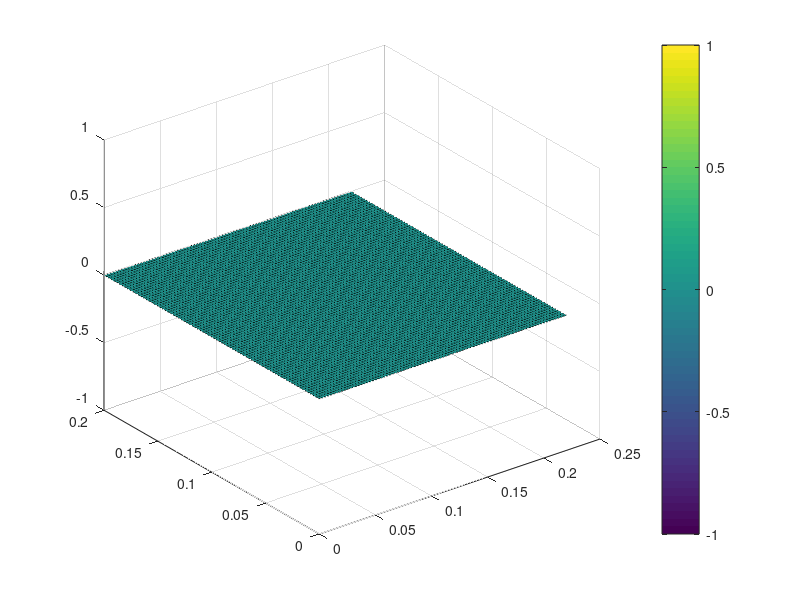

Recreate this plot in MATLAB.
clear
clc
close all

%% Parâmetros iniciais para o item e)
[dx, dy] = deal(0.0025); % passos em metros

rows = 0.20/dy + 1; % numero de linhas da matriz
cols = 0.22/dx + 1; % numero de colunas da matriz
A0 = zeros(rows, cols); % matriz inicial com zeros

% Funções para calcular os pontos da malha equivalentes a x e y no desenho
col_eq = @(x) x/22*(cols-1)+1; 
row_eq = @(y) y/20*(rows-1)+1;

% Pontos de início de fim da bobina externa
ini_bobina = [row_eq(4) col_eq(20)]; % linha e coluna iniciais da bobina
fim_bobina = [row_eq(16) col_eq(22)]; % linha e coluna finais da bobina

% Define matriz de permeabilidade magnética no domínio
mi0 = 4*pi*10^-7; % permeabilidade magnética do vacuo, do ar e da bobina
miferrox = 1200*mi0; % permeabilidade magnética do ferro em x
miferroy = 2500*mi0; % permeabilidade magnética do ferro em y
[MIx,MIy] = deal(ones(rows, cols)*mi0);
MIx(:, col_eq(0):col_eq(4)) = miferrox;
MIx(:, col_eq(16):col_eq(20)) = miferrox;
MIx(row_eq(0):row_eq(4), col_eq(5):col_eq(20)) = miferrox;
MIx(row_eq(16):row_eq(20), col_eq(5):col_eq(20)) = miferrox;
MIy(:, col_eq(0):col_eq(4)) = miferroy;
MIy(:, col_eq(16):col_eq(20)) = miferroy;
MIy(row_eq(0):row_eq(4), col_eq(5):col_eq(20)) = miferroy;
MIy(row_eq(16):row_eq(20), col_eq(5):col_eq(20)) = miferroy;

% Define matriz de e densidade superficial de corrente elétrica no domínio
JZ = zeros(rows, cols);
Jz = @(y) (2*10^6*cos(pi*(y-0.1)/(12*10^-2)) + 8*10^5);
for j=row_eq(4)+1:row_eq(16)-1 
    for i = col_eq(20)+1:col_eq(22)
        JZ(j, i) = Jz((j-1)*dy);
    end
    for i = col_eq(14):col_eq(16)-1 
        JZ(j, i) = -Jz((j-1)*dy);  
    end
end

%% Funções auxiliares para cálculo de Aij

dx2 = dx^2;
sigma = 4*10^6;
dt = 0.0001; % Passo no tempo
lenT = 100; % Número de passos
T = 0:dt:(lenT-1)*dt; % Vetor de tempos
A = repmat(A0,[1 1 lenT]); % Matriz inicial de valores de A no tempo

% Função de cálculo de Aij com mi diferente em x e y em um ponto no interior do domínio
Aijkmais1_interior = @(A, j, i, k, t, mix, miy, Jz)...
    (dx.^(-2).*mix.^(-1).*miy.^(-1).*sigma.^(-1).*(dt.*miy.* ...
    (A(j-1,i,k)+(-2).*A(j,i,k)+A(j+1,i,k))+mix.* ...
    (dt.*(A(j,i-1,k)+(-2).*A(j,i,k)+A(j,i+1,k))+dx2.*miy.* ...
    (sigma.*A(j,i,k)+dt.*Jz.*cos(60.*t)))));

% Função de cálculo de Aij com mi diferente em x e y na fronteira vertical entre dois meios
Aijkmais1_front_vert = @(A, j, i, k, t, mix1, miy1, Jz1, mix2, miy2, Jz2)...
    ((1/2).*dx.^(-2).*mix1.^(-1).*mix2.^(-1).*miy1.^(-1).* ...
    miy2.^(-1).*sigma.^(-1).*((-2).*(dt.*mix2.*miy1.*miy2+mix1.* ...
    (dt.*miy1.*miy2+mix2.*(dt.*miy2+miy1.*(dt+(-1).*dx2.*miy2.*sigma)))).* ...
    A(j,i,k)+dt.*(2.*mix1.*mix2.*miy1.*A(j,i+1,k)+miy2.* ...
    (2.*mix1.*mix2.*A(j,i-1,k)+miy1.*((mix1+mix2).* ...
    A(j-1,i,k)+(mix1+mix2).*A(j+1,i,k)+dx2.* ...
    (Jz1+Jz2).*mix1.*mix2.*cos(60.*t))))));

% Função de cálculo de Aij com mi diferente em x e y na fronteira horizontal entre dois meios
Aijkmais1_front_hori = @(A, j, i, k, t, mix1, miy1, Jz1, mix2, miy2, Jz2) ...
    ((1/2).*dx.^(-2).*mix1.^(-1).*mix2.^(-1).*miy1.^(-1).* ...
    miy2.^(-1).*sigma.^(-1).*(dt.*mix1.*mix2.*(miy1+miy2).* ...
    A(j,i-1,k)+(-2).*(dt.*mix2.*miy1.*miy2+mix1.* ...
    (dt.*miy1.*miy2+mix2.*(dt.*miy2+miy1.* ...
    (dt+(-1).*dx2.*miy2.*sigma)))).*A(j,i,k)+dt.* ...
    (mix1.*mix2.*(miy1+miy2).*A(j,i+1,k)+miy1.*miy2.* ...
    (2.*mix1.*A(j+1,i,k)+mix2.*(2.*A(j-1,i,k)+dx2.* ...
    (Jz1+Jz2).*mix1.*cos(60.*t))))));
 
%% Aplicação do MDF

for k = 1:lenT - 1
        
    % Itera matriz por linha e coluna
    for j=2:rows-1
        for i=2:cols-1
                       
            % Se está embaixo ou em cima da bobina externa, pula
            if i >= ini_bobina(2) && (j <= ini_bobina(1) || j >= fim_bobina(1))
                continue;
            end
            
            % Escolhe qual equação de Aij utilizar
            if MIx(j, i-1) ~= MIx(j, i+1) % se é fronteira vertical
                A(j, i, k+1) = Aijkmais1_front_vert( ...
                    A, j, i, k, T(k), ...
                    MIx(j, i-1), MIy(j, i-1), JZ(j,i-1), ...
                    MIx(j, i+1), MIy(j, i+1), JZ(j,i+1));
                
            elseif MIx(j-1,i) ~= MIx(j+1,i) % se é fronteira horizontal
                A(j, i, k+1) = Aijkmais1_front_hori( ...
                    A, j, i, k, T(k), ...
                    MIx(j, i-1), MIy(j, i-1), JZ(j,i-1), ...
                    MIx(j, i+1), MIy(j, i+1), JZ(j,i+1));
                
            else % se estiver em um ponto interior do domínio
                A(j, i, k+1) = Aijkmais1_interior( ...
                    A, j, i, k, T(k), ...
                    MIx(j, i), MIy(j, i), JZ(j, i));
                    
            end                                    
                              
        end
    end
    
end

% %% Cálculo do vetor B e H
% 
% % Inicialização das matrizes de densidade superficial de fluxo magnético e
% % intensidade de campo magnético
% [Bx, By, Hx, Hy] = deal(zeros(rows, cols));
% 
% for j = 1:rows
%    for i = 1:cols
%        
%        pos_x = (i-1)*dx;
%        pos_y = (j-1)*dy;
%        
%        % Se for canto ele pula
%        if ((pos_y == 0 && pos_x == 0) || (pos_y == 0.20 && pos_x == 0) || ...
%                (pos_y == 0 && pos_x == 0.22) || (pos_y == 0.20 && pos_x == 0.22))
%            continue;
%        end
%        
%        % Borda inferior
%        if (pos_y == 0 && pos_x > 0 && pos_x < 20) ||...
%                (pos_y == 0.04 && pos_x > 0.20 && pos_x < 0.22)
%            Bx(j,i) = (-A(j+2,i) + 4*A(j+1,i) - 3*A(j,i))/(2*dy);
%            
%        % Borda superior
%        elseif (pos_y == 0.20 && pos_x > 0 && pos_x < 20) ||...
%                (pos_y == 0.16 && pos_x > 0.20 && pos_x < 0.22)
%            Bx(j,i) = (3*A(j,i) - 4*A(j-1,i) + A(j-2,i))/(2*dy);
%            
%        % Borda esquerda
%        elseif pos_x == 0   
%            By(j,i) = -(-A(j,i+2) + 4*A(j,i+1) - 3*A(j,i))/(2*dx);
%            
%        % Borda direita
%        elseif pos_x == 0.22
%            By(j,i) = -(3*A(j,i) - 4*A(j,i-1) + A(j,i-2))/(2*dx);
%            
%        % Parte interna
%        else
%            Bx(j,i) = (A(j+1,i) - A(j-1,i))/(2*dy);
%            By(j,i) = -(A(j,i+1) - A(j,i-1))/(2*dy);
%        end
%        
%        Hx(j,i) = Bx(j,i)/MIx(j,i);
%        Hy(j,i) = By(j,i)/MIy(j,i);
%        
%    end
% end

%% Plots

% Plot de Az
figure;
[X,Y] = meshgrid(0:dx:0.22,0:dy:0.20);
surf(X,Y,A(:, :, 1), 'LineStyle', ':')
colorbar
figure;
surf(X,Y,A(:, :, 50), 'LineStyle', ':')
colorbar
figure;
surf(X,Y,A(:, :, 100), 'LineStyle', ':')
colorbar

% % Plot de B
% figB = figure("Name", "Vetor de densidade superficial de fluxo magnético");
% fluxo = quiver(X,Y,Bx,By);
% axis equal
% xlabel("x(m)")
% ylabel("y(m)")
% grid()
% 
% % Plot de H
% figH = figure("Name", "Vetor de intensidade de campo magnético");
% campo = quiver(X,Y,Hx,Hy);
% axis equal
% xlabel("x(m)")
% ylabel("y(m)")
% grid()
% 
% %% Força
% 
% Fela_x = 1/(2*mi0)*(...
%     trapz(0:dx:0.2, Bx(:, col_eq(4)).^2 - By(:, col_eq(4)).^2) -...
%     trapz(0:dx:0.04, 2*Bx(row_eq(20), col_eq(0):col_eq(4)) ...
%     .*By(row_eq(20), col_eq(0):col_eq(4))) +...
%     trapz(0:dx:0.2, Bx(:, col_eq(0)).^2 - By(:, col_eq(0)).^2) -...
%     trapz(0:dx:0.04, 2*Bx(row_eq(0), col_eq(0):col_eq(4)) ...
%     .*By(row_eq(0), col_eq(0):col_eq(4))) );
% 
% Fela_y = 1/(2*mi0)*(...
%     trapz(0:dx:0.2, 2*Bx(:, col_eq(4)).*By(:, col_eq(4))) -...
%     trapz(0:dx:0.04, By(row_eq(20), col_eq(0):col_eq(4)).^2 ...
%     - Bx(row_eq(20), col_eq(0):col_eq(4)).^2) +...
%     trapz(0:dx:0.2, 2*Bx(:, col_eq(0)).*By(:, col_eq(0))) -...
%     trapz(0:dx:0.04, By(row_eq(0), col_eq(0):col_eq(4)).^2 ...
%     - Bx(row_eq(0), col_eq(0):col_eq(4)).^2));






